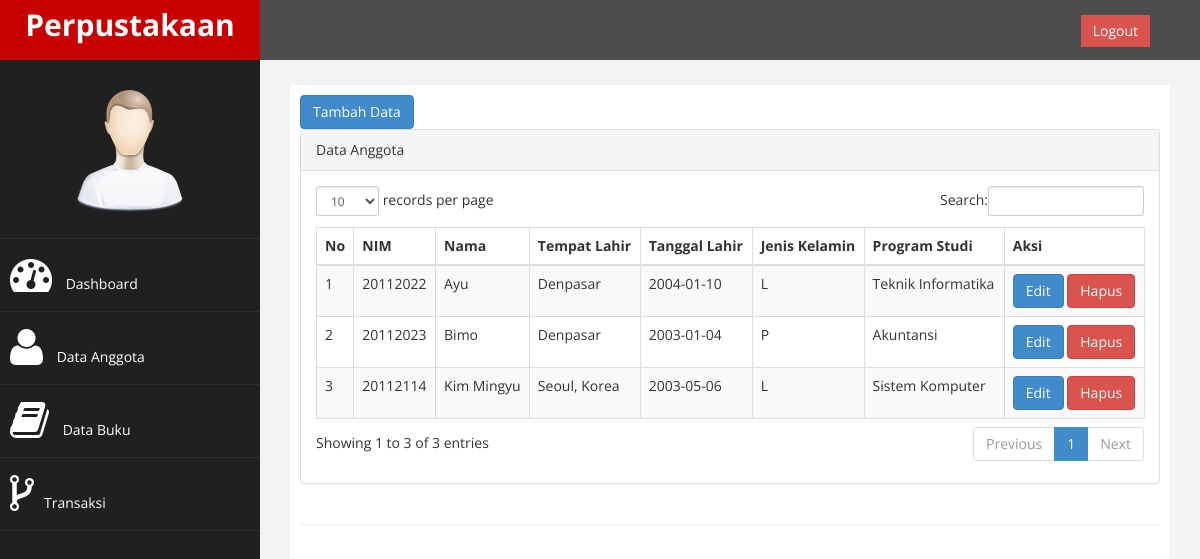
Page /?page=anggota on the committed database.
### tables this page shows
CREATE TABLE `tb_anggota` (
  `nim` int(11) NOT NULL,
  `nama` varchar(250) NOT NULL,
  `tempat_lahir` varchar(100) NOT NULL,
  `tanggal_lahir` date NOT NULL,
  `jk` enum('L','P') NOT NULL,
  `prodi` varchar(100) NOT NULL,
  PRIMARY KEY (`nim`)
);

### anggota.php (the view, shortened to what this page needs)
<a href="?page=anggota&aksi=tambah" class="btn btn-primary" style="margin-button: 5px">Tambah Data</a>
<div class="row">
    <div class="col-md-12">
        <div class="panel panel-default">
            <div class="panel-heading">
                Data Anggota
            </div>
            <div class="panel-body">
                <div class="table-responsive">
                    <table class="table table-striped table-bordered table-hover" id="dataTables-example">
                        <thead>
                            <tr>
                                <th>No</th>
                                <th>NIM</th>
                                <th>Nama</th>
                                <th>Tempat Lahir</th>
                                <th>Tanggal Lahir</th>
                                <th>Jenis Kelamin</th>
                                <th>Program Studi</th>
                                <th>Aksi</th>
                            </tr>
                        </thead>
                        <tbody>
                            <?php
                                $no = 1;
                                $sql = $koneksi->query("select * from tb_anggota");
                                while ($data = $sql->fetch_assoc()) {
                                ?>
                                <tr>
                                    <td><?php echo $no++; ?></td>
                                    <td><?php echo $data['nim']?></td>
                                    <td><?php echo $data['nama']; ?></td>
                                    <td><?php echo $data['tempat_lahir']; ?></td>
                                    <td><?php echo $data['tanggal_lahir']; ?></td>
                                    <td><?php echo $data['jk']; ?></td>
                                    <td><?php echo $data['prodi']; ?></td>
                                    <td>
                                        <a href="?page=anggota&aksi=edit&nim=<?php echo $data['nim']; ?>" class="btn btn-primary">Edit</a>
                                        <a onclick="return confirm('Anda Yakin Akan Menghapus Data Ini...?')" href="?page=anggota&aksi=hapus&nim=<?php echo $data['nim']; ?>" class="btn btn-danger">Hapus</a>
                                    </td>
                                </tr>
                            <?php } ?>
                        </tbody>
                    </table>
                </div>
            </div>
        </div>
    </div>
</div>

### assets/css/custom.css (style rules this page uses)
body { font-family: 'Open Sans', sans-serif; }

### rows in the picture
tb_anggota: nim "20112022", nama "Ayu", tempat_lahir "Denpasar", tanggal_lahir "2004-01-10", jk "L", prodi "Teknik Informatika"
tb_anggota: nim "20112023", nama "Bimo", tempat_lahir "Denpasar", tanggal_lahir "2003-01-04", jk "P", prodi "Akuntansi"
tb_anggota: nim "20112114", nama "Kim Mingyu", tempat_lahir "Seoul, Korea", tanggal_lahir "2003-05-06", jk "L", prodi "Sistem Komputer"
